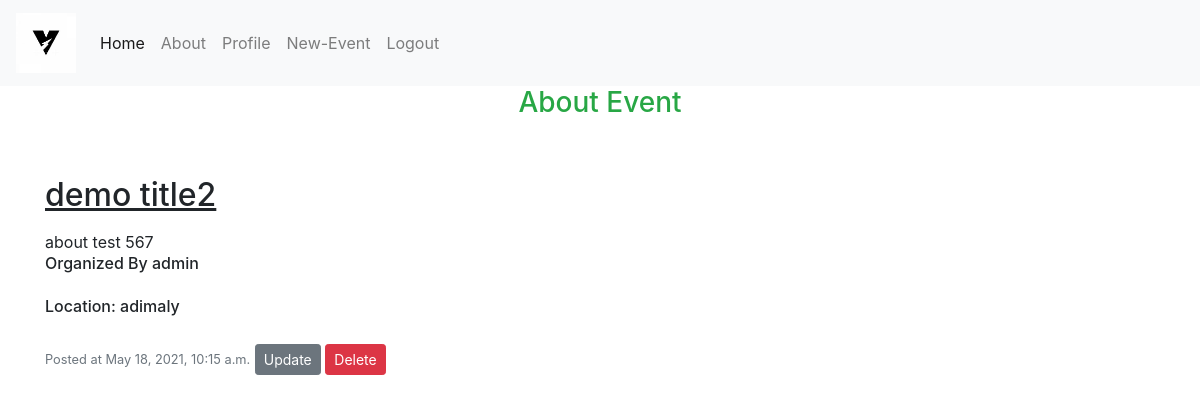
The page /events/2/ (signed in) on the database its author committed.
### vjc/models.py (models this page shows, shortened)
class Events(models.Model):
    title = models.CharField(max_length=200)
    about_event = models.TextField()
    date_posted = models.DateTimeField(auto_now_add=True)
    organiser = models.ForeignKey(User, on_delete=models.CASCADE)
    invite_link = models.CharField(max_length=200)
    event_loc = models.CharField(max_length=200)

### vjc/views.py (the view)
# urls.py: path('events/<int:pk>/', EventDetailView.as_view(), name ="web_events_detail"),
class EventDetailView(DetailView):
	model = Events

### vjc/templates/vjc/events_detail.html
{% extends 'vjc/shared/base.html'%}
{% block content%}
<div class="container">
<h3 class="text text-success text-center pb-5">About Event</h3>
    {%if user.is_authenticated %}
        <h2 class="text mb-3"><U>{{ object.title}}</U></h2>
        {{ object.about_event }}
        <h6 class="text mb-4">Organized By {{ object.organiser}}</h6>
        <h6 class="text mb-4">Location: {{ object.event_loc }}</h6>
        <small class="text-muted">Posted at {{ object.date_posted}}</small>
        {% if object.organiser == user %}
            <a class="btn btn-secondary btn-sm mt-1 mb-1" href="{% url 'web_events_update' object.id %}">Update</a>
            <a class="btn btn-danger btn-sm mt-1 mb-1" href="{% url 'web_events_delete' object.id %}">Delete</a>
        {% else %}
            <a class="btn btn-success btn-sm mt-1 mb-1" href="{% url 'web_events_rsvp' object.id %}">RSVP</a>
        {% endif%}
    {% endif %}
</div>
{% endblock content%}

### rows shown on the page
Events: title "demo title2", about_event "about test 567", organiser "admin", event_loc "adimaly", date_posted "May 18, 2021, 10:15 a.m."
